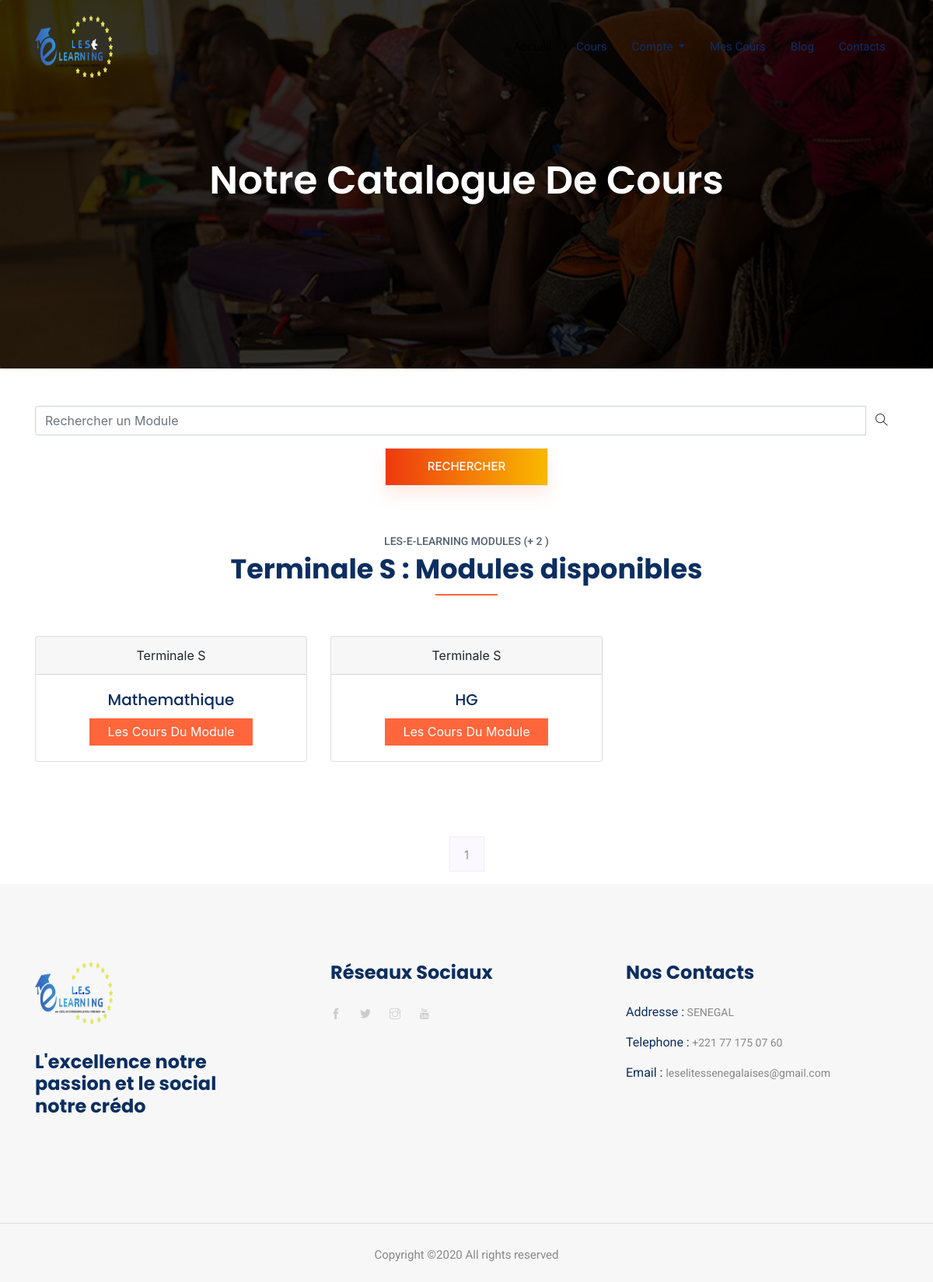
The app's page /cours/Terminale S with its own data.
### Cours/models.py (models this page shows, shortened)
class Niveau(models.Model):
    niveau = models.CharField(max_length=50)
    photo = models.ImageField(upload_to="./Classes", height_field=None, width_field=None, max_length=None)

### Cours/views.py (the view, shortened to what this page needs)
# urls.py: path('<str:niveau>',views.Cours_module, name = "Cours_module" ),
def Cours_module(request, niveau):
    niveau_ = Niveau.objects.get(niveau=niveau)
    niveau_id = niveau_.id
    categorie = Cours.objects.filter(niveau = niveau_id).values('categorie').distinct()
    som = categorie.count()
    paginator = Paginator(categorie, 6)
    page = request.GET.get('page', 1)
    try:
            categorie = paginator.page(page)
    except PageNotAnInteger:
            categorie = paginator.page(1)
    except EmptyPage:
            categorie = paginator.page(paginator.num_pages)
    query_ = request.GET.get("q")
    return render(request, "Cours/cours_module.html", locals())

### Templates/Cours/cours_module.html (shortened to what this page needs)
{% extends "Layouts/base.html" %}
{% block content %}
{% load static %}
    <section class="breadcrumb breadcrumb_bg">
        <div class="container">
            <div class="row">
                <div class="col-lg-12">
                    <div class="breadcrumb_iner text-center">
                        <div class="breadcrumb_iner_item">
                            <h2>Notre Catalogue de Cours</h2>
                        </div>
                    </div>
                </div>
            </div>
        </div>
    </section>
    <section class="special_cource mt-5">
             <div class="container">
                <div class="section_tittle text-center">
                    <div>
                    <form  method="GET">
                        <div class="form-group">
                           <div class="input-group mb-3">
                              <input name="q" type="text" class="form-control" placeholder='Rechercher un Module'
                                 onfocus="this.placeholder = ''" onblur="this.placeholder = 'Rechercher un Module'">
                              <div class="input-group-append">
                                 <button class="btn" type="button"><i class="ti-search"></i></button>
                              </div>
                           </div>
                        </div>
                        <button class="button rounded-0 primary-bg text-white w-10 btn_1" type="submit">Rechercher</button>
                     </form>
                    </div>
                </div>
            </div>
    </section>
    <section class="special_cource mt-3">
        <div class="container">
            <div class="row justify-content-center">
                <div class="col-xl-12">
                    <div class="section_tittle text-center">
                        <p>Les-E-Learning Modules (+ {{som}} )</p>
                        <h2>{{niveau_.niveau}} : Modules disponibles</h2>
                    </div>
                </div>
            </div>
            <div class="row">
            {% for cat in categorie  %}
                <div class="col-lg-4 mt-3 mb-3">
                    <div class="card text-center">
                        <div class="card-header">
                            {{niveau_.niveau}}
                        </div>
                        <div class="card-body">
                        <h5 class="card-title">{{cat.categorie|truncatechars:50}}</h5>
                        <a href="{% url 'Cours_liste' niveau_.niveau cat.categorie %}" class="btn_4">Les Cours Du Module</a>
                        </div>
                    </div>
                </div>
            {% empty %}
            <div class="alert alert-warning container text-center" role="alert">
                Les modules pour cette section ne sont pas disponibles pour le moment.
                <p><strong>Merci de votre compréhension.</strong></p>
              </div>
            {% endfor %}
        </div>
        </div>
    </section>
    <nav class="blog-pagination justify-content-center d-flex">
        <ul class="pagination">
            {% for p in categorie.paginator.page_range %}
            {% if categorie.number == p  %}
            <li class="page-item active"><a class="page-link" href="?page={{p}}">{{p}}</a></li>
            {% else %}
            <li class="page-item"><a class="page-link" href="?page={{p}}">{{p}}</a></li>
            {% endif %}
            {% endfor %}
        </ul>
    </nav>
    {% endblock content %}

### records on screen
Niveau: niveau "Terminale S", niveau "Terminale S" "Terminale S"

### other values on screen
{{ som }} "2"
{{ cat.categorie|truncatechars:50 }} "Mathemathique" "HG"
{{ p }} "1"
